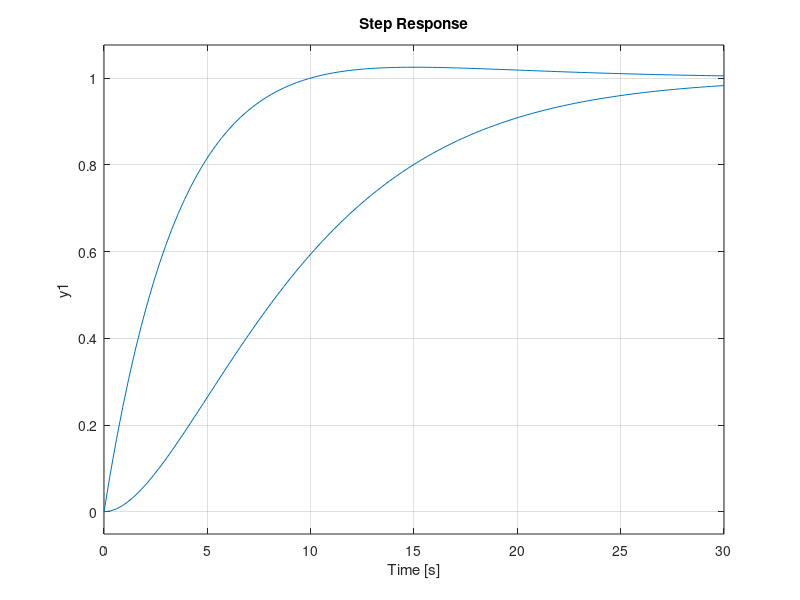

The MATLAB source for this figure:
clear all 
clc

K = 2, T = 10, Tm = 10

G = tf(K, [T 1])

% Reference output controller function
Gm = tf([1], [Tm^2/4 Tm 1])
step(Gm)
grid on 
hold on

% controller designing from the reference function
Ki = 4*T/(Tm^2*K)
Kp = (Tm*K*Ki - 1)/K
Kd = 0

C = tf([Kd Kp Ki], [1 0])

W = feedback(G*C, 1)
step(W)
grid on

